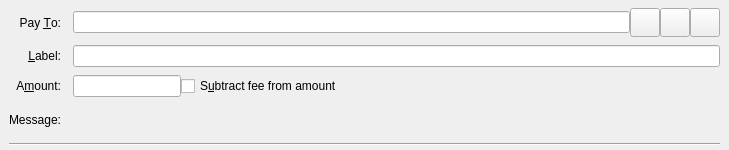
<?xml version="1.0" encoding="UTF-8"?>
<ui version="4.0">
 <class>SendCoinsEntry</class>
 <widget class="QStackedWidget" name="SendCoinsEntry">
  <property name="geometry">
   <rect>
    <x>0</x>
    <y>0</y>
    <width>729</width>
    <height>150</height>
   </rect>
  </property>
  <property name="focusPolicy">
   <enum>Qt::TabFocus</enum>
  </property>
  <property name="autoFillBackground">
   <bool>false</bool>
  </property>
  <widget class="QFrame" name="SendCoins">
   <property name="toolTip">
    <string>This is a normal payment.</string>
   </property>
   <property name="frameShape">
    <enum>QFrame::NoFrame</enum>
   </property>
   <layout class="QGridLayout" name="gridLayout">
    <property name="topMargin">
     <number>8</number>
    </property>
    <property name="bottomMargin">
     <number>4</number>
    </property>
    <property name="horizontalSpacing">
     <number>12</number>
    </property>
    <property name="verticalSpacing">
     <number>8</number>
    </property>
    <item row="0" column="0">
     <widget class="QLabel" name="payToLabel">
      <property name="text">
       <string>Pay &amp;To:</string>
      </property>
      <property name="alignment">
       <set>Qt::AlignRight|Qt::AlignTrailing|Qt::AlignVCenter</set>
      </property>
      <property name="buddy">
       <cstring>payTo</cstring>
      </property>
     </widget>
    </item>
    <item row="0" column="1">
     <layout class="QHBoxLayout" name="payToLayout">
      <property name="spacing">
       <number>0</number>
      </property>
      <item>
       <widget class="QValidatedLineEdit" name="payTo">
        <property name="toolTip">
         <string>The BTCr address to send the payment to</string>
        </property>
       </widget>
      </item>
      <item>
       <widget class="QToolButton" name="addressBookButton">
        <property name="toolTip">
         <string>Choose previously used address</string>
        </property>
        <property name="text">
         <string/>
        </property>
        <property name="iconSize">
         <size>
          <width>22</width>
          <height>22</height>
         </size>
        </property>
        <property name="shortcut">
         <string>Alt+A</string>
        </property>
       </widget>
      </item>
      <item>
       <widget class="QToolButton" name="pasteButton">
        <property name="toolTip">
         <string>Paste address from clipboard</string>
        </property>
        <property name="text">
         <string/>
        </property>
        <property name="iconSize">
         <size>
          <width>22</width>
          <height>22</height>
         </size>
        </property>
        <property name="shortcut">
         <string>Alt+P</string>
        </property>
       </widget>
      </item>
      <item>
       <widget class="QToolButton" name="deleteButton">
        <property name="toolTip">
         <string>Remove this entry</string>
        </property>
        <property name="text">
         <string/>
        </property>
        <property name="iconSize">
         <size>
          <width>22</width>
          <height>22</height>
         </size>
        </property>
       </widget>
      </item>
     </layout>
    </item>
    <item row="1" column="0">
     <widget class="QLabel" name="labellLabel">
      <property name="text">
       <string>&amp;Label:</string>
      </property>
      <property name="alignment">
       <set>Qt::AlignRight|Qt::AlignTrailing|Qt::AlignVCenter</set>
      </property>
      <property name="buddy">
       <cstring>addAsLabel</cstring>
      </property>
     </widget>
    </item>
    <item row="1" column="1">
     <widget class="QLineEdit" name="addAsLabel">
      <property name="toolTip">
       <string>Enter a label for this address to add it to the list of used addresses</string>
      </property>
     </widget>
    </item>
    <item row="2" column="0">
     <widget class="QLabel" name="amountLabel">
      <property name="text">
       <string>A&amp;mount:</string>
      </property>
      <property name="alignment">
       <set>Qt::AlignRight|Qt::AlignTrailing|Qt::AlignVCenter</set>
      </property>
      <property name="buddy">
       <cstring>payAmount</cstring>
      </property>
     </widget>
    </item>
    <item row="2" column="1">
     <layout class="QHBoxLayout" name="horizontalLayoutAmount" stretch="0,1">
      <item>
       <widget class="BTCrAmountField" name="payAmount"/>
      </item>
      <item>
       <widget class="QCheckBox" name="checkboxSubtractFeeFromAmount">
        <property name="toolTip">
         <string>The fee will be deducted from the amount being sent. The recipient will receive a lower amount of BTCr than you enter in the amount field. If multiple recipients are selected, the fee is split equally.</string>
        </property>
        <property name="text">
         <string>S&amp;ubtract fee from amount</string>
        </property>
       </widget>
      </item>
     </layout>
    </item>
    <item row="3" column="0">
     <widget class="QLabel" name="messageLabel">
      <property name="text">
       <string>Message:</string>
      </property>
      <property name="alignment">
       <set>Qt::AlignRight|Qt::AlignTrailing|Qt::AlignVCenter</set>
      </property>
     </widget>
    </item>
    <item row="3" column="1">
     <widget class="QLabel" name="messageTextLabel">
      <property name="toolTip">
       <string>A message that was attached to the btcr: URI which will be stored with the transaction for your reference. Note: This message will not be sent over the BTCr network.</string>
      </property>
      <property name="textFormat">
       <enum>Qt::PlainText</enum>
      </property>
     </widget>
    </item>
    <item row="4" column="0" colspan="2">
     <widget class="Line" name="line">
      <property name="orientation">
       <enum>Qt::Horizontal</enum>
      </property>
     </widget>
    </item>
   </layout>
  </widget>
  <widget class="QFrame" name="SendCoins_UnauthenticatedPaymentRequest">
   <property name="palette">
    <palette>
     <active>
      <colorrole role="WindowText">
       <brush brushstyle="SolidPattern">
        <color alpha="255">
         <red>0</red>
         <green>0</green>
         <blue>0</blue>
        </color>
       </brush>
      </colorrole>
      <colorrole role="Button">
       <brush brushstyle="SolidPattern">
        <color alpha="255">
         <red>255</red>
         <green>255</green>
         <blue>127</blue>
        </color>
       </brush>
      </colorrole>
      <colorrole role="Light">
       <brush brushstyle="SolidPattern">
        <color alpha="255">
         <red>255</red>
         <green>255</green>
         <blue>255</blue>
        </color>
       </brush>
      </colorrole>
      <colorrole role="Midlight">
       <brush brushstyle="SolidPattern">
        <color alpha="255">
         <red>255</red>
         <green>255</green>
         <blue>191</blue>
        </color>
       </brush>
      </colorrole>
      <colorrole role="Dark">
       <brush brushstyle="SolidPattern">
        <color alpha="255">
         <red>127</red>
         <green>127</green>
         <blue>63</blue>
        </color>
       </brush>
      </colorrole>
      <colorrole role="Mid">
       <brush brushstyle="SolidPattern">
        <color alpha="255">
         <red>170</red>
         <green>170</green>
         <blue>84</blue>
        </color>
       </brush>
      </colorrole>
      <colorrole role="Text">
       <brush brushstyle="SolidPattern">
        <color alpha="255">
         <red>0</red>
         <green>0</green>
         <blue>0</blue>
        </color>
       </brush>
      </colorrole>
      <colorrole role="BrightText">
       <brush brushstyle="SolidPattern">
        <color alpha="255">
         <red>255</red>
         <green>255</green>
         <blue>255</blue>
        </color>
       </brush>
      </colorrole>
      <colorrole role="ButtonText">
       <brush brushstyle="SolidPattern">
        <color alpha="255">
         <red>0</red>
         <green>0</green>
         <blue>0</blue>
        </color>
       </brush>
      </colorrole>
      <colorrole role="Base">
       <brush brushstyle="SolidPattern">
        <color alpha="255">
         <red>255</red>
         <green>255</green>
         <blue>255</blue>
        </color>
       </brush>
      </colorrole>
      <colorrole role="Window">
       <brush brushstyle="SolidPattern">
        <color alpha="255">
         <red>255</red>
         <green>255</green>
         <blue>127</blue>
        </color>
       </brush>
      </colorrole>
      <colorrole role="Shadow">
       <brush brushstyle="SolidPattern">
        <color alpha="255">
         <red>0</red>
         <green>0</green>
         <blue>0</blue>
        </color>
       </brush>
      </colorrole>
      <colorrole role="AlternateBase">
       <brush brushstyle="SolidPattern">
        <color alpha="255">
         <red>255</red>
         <green>255</green>
         <blue>191</blue>
        </color>
       </brush>
      </colorrole>
      <colorrole role="ToolTipBase">
       <brush brushstyle="SolidPattern">
        <color alpha="255">
         <red>255</red>
         <green>255</green>
         <blue>220</blue>
        </color>
       </brush>
      </colorrole>
      <colorrole role="ToolTipText">
       <brush brushstyle="SolidPattern">
        <color alpha="255">
         <red>0</red>
         <green>0</green>
         <blue>0</blue>
        </color>
       </brush>
      </colorrole>
     </active>
     <inactive>
      <colorrole role="WindowText">
       <brush brushstyle="SolidPattern">
        <color alpha="255">
         <red>0</red>
         <green>0</green>
         <blue>0</blue>
        </color>
       </brush>
      </colorrole>
      <colorrole role="Button">
       <brush brushstyle="SolidPattern">
        <color alpha="255">
         <red>255</red>
         <green>255</green>
         <blue>127</blue>
        </color>
       </brush>
      </colorrole>
      <colorrole role="Light">
       <brush brushstyle="SolidPattern">
        <color alpha="255">
         <red>255</red>
         <green>255</green>
         <blue>255</blue>
        </color>
       </brush>
      </colorrole>
      <colorrole role="Midlight">
       <brush brushstyle="SolidPattern">
        <color alpha="255">
         <red>255</red>
         <green>255</green>
         <blue>191</blue>
        </color>
       </brush>
      </colorrole>
      <colorrole role="Dark">
       <brush brushstyle="SolidPattern">
        <color alpha="255">
         <red>127</red>
         <green>127</green>
         <blue>63</blue>
        </color>
       </brush>
      </colorrole>
      <colorrole role="Mid">
       <brush brushstyle="SolidPattern">
        <color alpha="255">
         <red>170</red>
         <green>170</green>
         <blue>84</blue>
        </color>
       </brush>
      </colorrole>
      <colorrole role="Text">
       <brush brushstyle="SolidPattern">
        <color alpha="255">
         <red>0</red>
         <green>0</green>
         <blue>0</blue>
        </color>
       </brush>
      </colorrole>
      <colorrole role="BrightText">
       <brush brushstyle="SolidPattern">
        <color alpha="255">
         <red>255</red>
         <green>255</green>
         <blue>255</blue>
        </color>
       </brush>
      </colorrole>
      <colorrole role="ButtonText">
       <brush brushstyle="SolidPattern">
        <color alpha="255">
         <red>0</red>
         <green>0</green>
         <blue>0</blue>
        </color>
       </brush>
      </colorrole>
      <colorrole role="Base">
       <brush brushstyle="SolidPattern">
        <color alpha="255">
         <red>255</red>
         <green>255</green>
         <blue>255</blue>
        </color>
       </brush>
      </colorrole>
      <colorrole role="Window">
       <brush brushstyle="SolidPattern">
        <color alpha="255">
         <red>255</red>
         <green>255</green>
         <blue>127</blue>
        </color>
       </brush>
      </colorrole>
      <colorrole role="Shadow">
       <brush brushstyle="SolidPattern">
        <color alpha="255">
         <red>0</red>
         <green>0</green>
         <blue>0</blue>
        </color>
       </brush>
      </colorrole>
      <colorrole role="AlternateBase">
       <brush brushstyle="SolidPattern">
        <color alpha="255">
         <red>255</red>
         <green>255</green>
         <blue>191</blue>
        </color>
       </brush>
      </colorrole>
      <colorrole role="ToolTipBase">
       <brush brushstyle="SolidPattern">
        <color alpha="255">
         <red>255</red>
         <green>255</green>
         <blue>220</blue>
        </color>
       </brush>
      </colorrole>
      <colorrole role="ToolTipText">
       <brush brushstyle="SolidPattern">
        <color alpha="255">
         <red>0</red>
         <green>0</green>
         <blue>0</blue>
        </color>
       </brush>
      </colorrole>
     </inactive>
     <disabled>
      <colorrole role="WindowText">
       <brush brushstyle="SolidPattern">
        <color alpha="255">
         <red>127</red>
         <green>127</green>
         <blue>63</blue>
        </color>
       </brush>
      </colorrole>
      <colorrole role="Button">
       <brush brushstyle="SolidPattern">
        <color alpha="255">
         <red>255</red>
         <green>255</green>
         <blue>127</blue>
        </color>
       </brush>
      </colorrole>
      <colorrole role="Light">
       <brush brushstyle="SolidPattern">
        <color alpha="255">
         <red>255</red>
         <green>255</green>
         <blue>255</blue>
        </color>
       </brush>
      </colorrole>
      <colorrole role="Midlight">
       <brush brushstyle="SolidPattern">
        <color alpha="255">
         <red>255</red>
         <green>255</green>
         <blue>191</blue>
        </color>
       </brush>
      </colorrole>
      <colorrole role="Dark">
       <brush brushstyle="SolidPattern">
        <color alpha="255">
         <red>127</red>
         <green>127</green>
         <blue>63</blue>
        </color>
       </brush>
      </colorrole>
      <colorrole role="Mid">
       <brush brushstyle="SolidPattern">
        <color alpha="255">
         <red>170</red>
         <green>170</green>
         <blue>84</blue>
        </color>
       </brush>
      </colorrole>
      <colorrole role="Text">
       <brush brushstyle="SolidPattern">
        <color alpha="255">
         <red>127</red>
         <green>127</green>
         <blue>63</blue>
        </color>
       </brush>
      </colorrole>
      <colorrole role="BrightText">
       <brush brushstyle="SolidPattern">
        <color alpha="255">
         <red>255</red>
         <green>255</green>
         <blue>255</blue>
        </color>
       </brush>
      </colorrole>
      <colorrole role="ButtonText">
       <brush brushstyle="SolidPattern">
        <color alpha="255">
         <red>127</red>
         <green>127</green>
         <blue>63</blue>
        </color>
       </brush>
      </colorrole>
      <colorrole role="Base">
       <brush brushstyle="SolidPattern">
        <color alpha="255">
         <red>255</red>
         <green>255</green>
         <blue>127</blue>
        </color>
       </brush>
      </colorrole>
      <colorrole role="Window">
       <brush brushstyle="SolidPattern">
        <color alpha="255">
         <red>255</red>
         <green>255</green>
         <blue>127</blue>
        </color>
       </brush>
      </colorrole>
      <colorrole role="Shadow">
       <brush brushstyle="SolidPattern">
        <color alpha="255">
         <red>0</red>
         <green>0</green>
         <blue>0</blue>
        </color>
       </brush>
      </colorrole>
      <colorrole role="AlternateBase">
       <brush brushstyle="SolidPattern">
        <color alpha="255">
         <red>255</red>
         <green>255</green>
         <blue>127</blue>
        </color>
       </brush>
      </colorrole>
      <colorrole role="ToolTipBase">
       <brush brushstyle="SolidPattern">
        <color alpha="255">
         <red>255</red>
         <green>255</green>
         <blue>220</blue>
        </color>
       </brush>
      </colorrole>
      <colorrole role="ToolTipText">
       <brush brushstyle="SolidPattern">
        <color alpha="255">
         <red>0</red>
         <green>0</green>
         <blue>0</blue>
        </color>
       </brush>
      </colorrole>
     </disabled>
    </palette>
   </property>
   <property name="toolTip">
    <string>This is an unauthenticated payment request.</string>
   </property>
   <property name="autoFillBackground">
    <bool>true</bool>
   </property>
   <property name="frameShape">
    <enum>QFrame::NoFrame</enum>
   </property>
   <layout class="QGridLayout" name="gridLayout_is">
    <property name="spacing">
     <number>12</number>
    </property>
    <item row="0" column="0">
     <widget class="QLabel" name="payToLabel_is">
      <property name="text">
       <string>Pay To:</string>
      </property>
      <property name="alignment">
       <set>Qt::AlignRight|Qt::AlignTrailing|Qt::AlignVCenter</set>
      </property>
     </widget>
    </item>
    <item row="0" column="1">
     <layout class="QHBoxLayout" name="payToLayout_is">
      <property name="spacing">
       <number>0</number>
      </property>
      <item>
       <widget class="QLabel" name="payTo_is"/>
      </item>
      <item>
       <widget class="QToolButton" name="deleteButton_is">
        <property name="toolTip">
         <string>Remove this entry</string>
        </property>
        <property name="text">
         <string/>
        </property>
       </widget>
      </item>
     </layout>
    </item>
    <item row="1" column="0">
     <widget class="QLabel" name="memoLabel_is">
      <property name="text">
       <string>Memo:</string>
      </property>
      <property name="alignment">
       <set>Qt::AlignRight|Qt::AlignTrailing|Qt::AlignVCenter</set>
      </property>
     </widget>
    </item>
    <item row="1" column="1">
     <widget class="QLabel" name="memoTextLabel_is">
      <property name="textFormat">
       <enum>Qt::PlainText</enum>
      </property>
     </widget>
    </item>
    <item row="2" column="0">
     <widget class="QLabel" name="amountLabel_is">
      <property name="text">
       <string>A&amp;mount:</string>
      </property>
      <property name="alignment">
       <set>Qt::AlignRight|Qt::AlignTrailing|Qt::AlignVCenter</set>
      </property>
      <property name="buddy">
       <cstring>payAmount_is</cstring>
      </property>
     </widget>
    </item>
    <item row="2" column="1">
     <widget class="BTCrAmountField" name="payAmount_is">
      <property name="acceptDrops">
       <bool>false</bool>
      </property>
     </widget>
    </item>
   </layout>
  </widget>
  <widget class="QFrame" name="SendCoins_AuthenticatedPaymentRequest">
   <property name="palette">
    <palette>
     <active>
      <colorrole role="WindowText">
       <brush brushstyle="SolidPattern">
        <color alpha="255">
         <red>0</red>
         <green>0</green>
         <blue>0</blue>
        </color>
       </brush>
      </colorrole>
      <colorrole role="Button">
       <brush brushstyle="SolidPattern">
        <color alpha="255">
         <red>140</red>
         <green>232</green>
         <blue>119</blue>
        </color>
       </brush>
      </colorrole>
      <colorrole role="Light">
       <brush brushstyle="SolidPattern">
        <color alpha="255">
         <red>230</red>
         <green>255</green>
         <blue>224</blue>
        </color>
       </brush>
      </colorrole>
      <colorrole role="Midlight">
       <brush brushstyle="SolidPattern">
        <color alpha="255">
         <red>185</red>
         <green>243</green>
         <blue>171</blue>
        </color>
       </brush>
      </colorrole>
      <colorrole role="Dark">
       <brush brushstyle="SolidPattern">
        <color alpha="255">
         <red>70</red>
         <green>116</green>
         <blue>59</blue>
        </color>
       </brush>
      </colorrole>
      <colorrole role="Mid">
       <brush brushstyle="SolidPattern">
        <color alpha="255">
         <red>93</red>
         <green>155</green>
         <blue>79</blue>
        </color>
       </brush>
      </colorrole>
      <colorrole role="Text">
       <brush brushstyle="SolidPattern">
        <color alpha="255">
         <red>0</red>
         <green>0</green>
         <blue>0</blue>
        </color>
       </brush>
      </colorrole>
      <colorrole role="BrightText">
       <brush brushstyle="SolidPattern">
        <color alpha="255">
         <red>155</red>
         <green>255</green>
         <blue>147</blue>
        </color>
       </brush>
      </colorrole>
      <colorrole role="ButtonText">
       <brush brushstyle="SolidPattern">
        <color alpha="255">
         <red>0</red>
         <green>0</green>
         <blue>0</blue>
        </color>
       </brush>
      </colorrole>
      <colorrole role="Base">
       <brush brushstyle="SolidPattern">
        <color alpha="255">
         <red>119</red>
         <green>255</green>
         <blue>233</blue>
        </color>
       </brush>
      </colorrole>
      <colorrole role="Window">
       <brush brushstyle="SolidPattern">
        <color alpha="255">
         <red>140</red>
         <green>232</green>
         <blue>119</blue>
        </color>
       </brush>
      </colorrole>
      <colorrole role="Shadow">
       <brush brushstyle="SolidPattern">
        <color alpha="255">
         <red>0</red>
         <green>0</green>
         <blue>0</blue>
        </color>
       </brush>
      </colorrole>
      <colorrole role="AlternateBase">
       <brush brushstyle="SolidPattern">
        <color alpha="255">
         <red>197</red>
         <green>243</green>
         <blue>187</blue>
        </color>
       </brush>
      </colorrole>
      <colorrole role="NoRole">
       <brush brushstyle="SolidPattern">
        <color alpha="255">
         <red>125</red>
         <green>194</green>
         <blue>122</blue>
        </color>
       </brush>
      </colorrole>
      <colorrole role="ToolTipBase">
       <brush brushstyle="SolidPattern">
        <color alpha="255">
         <red>255</red>
         <green>255</green>
         <blue>220</blue>
        </color>
       </brush>
      </colorrole>
      <colorrole role="ToolTipText">
       <brush brushstyle="SolidPattern">
        <color alpha="255">
         <red>0</red>
         <green>0</green>
         <blue>0</blue>
        </color>
       </brush>
      </colorrole>
     </active>
     <inactive>
      <colorrole role="WindowText">
       <brush brushstyle="SolidPattern">
        <color alpha="255">
         <red>0</red>
         <green>0</green>
         <blue>0</blue>
        </color>
       </brush>
      </colorrole>
      <colorrole role="Button">
       <brush brushstyle="SolidPattern">
        <color alpha="255">
         <red>140</red>
         <green>232</green>
         <blue>119</blue>
        </color>
       </brush>
      </colorrole>
      <colorrole role="Light">
       <brush brushstyle="SolidPattern">
        <color alpha="255">
         <red>230</red>
         <green>255</green>
         <blue>224</blue>
        </color>
       </brush>
      </colorrole>
      <colorrole role="Midlight">
       <brush brushstyle="SolidPattern">
        <color alpha="255">
         <red>185</red>
         <green>243</green>
         <blue>171</blue>
        </color>
       </brush>
      </colorrole>
      <colorrole role="Dark">
       <brush brushstyle="SolidPattern">
        <color alpha="255">
         <red>70</red>
         <green>116</green>
         <blue>59</blue>
        </color>
       </brush>
      </colorrole>
      <colorrole role="Mid">
       <brush brushstyle="SolidPattern">
        <color alpha="255">
         <red>93</red>
         <green>155</green>
         <blue>79</blue>
        </color>
       </brush>
      </colorrole>
      <colorrole role="Text">
       <brush brushstyle="SolidPattern">
        <color alpha="255">
         <red>0</red>
         <green>0</green>
         <blue>0</blue>
        </color>
       </brush>
      </colorrole>
      <colorrole role="BrightText">
       <brush brushstyle="SolidPattern">
        <color alpha="255">
         <red>155</red>
         <green>255</green>
         <blue>147</blue>
        </color>
       </brush>
      </colorrole>
      <colorrole role="ButtonText">
       <brush brushstyle="SolidPattern">
        <color alpha="255">
         <red>0</red>
         <green>0</green>
         <blue>0</blue>
        </color>
       </brush>
      </colorrole>
      <colorrole role="Base">
       <brush brushstyle="SolidPattern">
        <color alpha="255">
         <red>119</red>
         <green>255</green>
         <blue>233</blue>
        </color>
       </brush>
      </colorrole>
      <colorrole role="Window">
       <brush brushstyle="SolidPattern">
        <color alpha="255">
         <red>140</red>
         <green>232</green>
         <blue>119</blue>
        </color>
       </brush>
      </colorrole>
      <colorrole role="Shadow">
       <brush brushstyle="SolidPattern">
        <color alpha="255">
         <red>0</red>
         <green>0</green>
         <blue>0</blue>
        </color>
       </brush>
      </colorrole>
      <colorrole role="AlternateBase">
       <brush brushstyle="SolidPattern">
        <color alpha="255">
         <red>197</red>
         <green>243</green>
         <blue>187</blue>
        </color>
       </brush>
      </colorrole>
      <colorrole role="NoRole">
       <brush brushstyle="SolidPattern">
        <color alpha="255">
         <red>125</red>
         <green>194</green>
         <blue>122</blue>
        </color>
       </brush>
      </colorrole>
      <colorrole role="ToolTipBase">
       <brush brushstyle="SolidPattern">
        <color alpha="255">
         <red>255</red>
         <green>255</green>
         <blue>220</blue>
        </color>
       </brush>
      </colorrole>
      <colorrole role="ToolTipText">
       <brush brushstyle="SolidPattern">
        <color alpha="255">
         <red>0</red>
         <green>0</green>
         <blue>0</blue>
        </color>
       </brush>
      </colorrole>
     </inactive>
     <disabled>
      <colorrole role="WindowText">
       <brush brushstyle="SolidPattern">
        <color alpha="255">
         <red>70</red>
         <green>116</green>
         <blue>59</blue>
        </color>
       </brush>
      </colorrole>
      <colorrole role="Button">
       <brush brushstyle="SolidPattern">
        <color alpha="255">
         <red>140</red>
         <green>232</green>
         <blue>119</blue>
        </color>
       </brush>
      </colorrole>
      <colorrole role="Light">
       <brush brushstyle="SolidPattern">
        <color alpha="255">
         <red>230</red>
         <green>255</green>
         <blue>224</blue>
        </color>
       </brush>
      </colorrole>
      <colorrole role="Midlight">
       <brush brushstyle="SolidPattern">
        <color alpha="255">
         <red>185</red>
         <green>243</green>
         <blue>171</blue>
        </color>
       </brush>
      </colorrole>
      <colorrole role="Dark">
       <brush brushstyle="SolidPattern">
        <color alpha="255">
         <red>70</red>
         <green>116</green>
         <blue>59</blue>
        </color>
       </brush>
      </colorrole>
      <colorrole role="Mid">
       <brush brushstyle="SolidPattern">
        <color alpha="255">
         <red>93</red>
         <green>155</green>
         <blue>79</blue>
        </color>
       </brush>
      </colorrole>
      <colorrole role="Text">
       <brush brushstyle="SolidPattern">
        <color alpha="255">
         <red>70</red>
         <green>116</green>
         <blue>59</blue>
        </color>
       </brush>
      </colorrole>
      <colorrole role="BrightText">
       <brush brushstyle="SolidPattern">
        <color alpha="255">
         <red>155</red>
         <green>255</green>
         <blue>147</blue>
        </color>
       </brush>
      </colorrole>
      <colorrole role="ButtonText">
       <brush brushstyle="SolidPattern">
        <color alpha="255">
         <red>70</red>
         <green>116</green>
         <blue>59</blue>
        </color>
       </brush>
      </colorrole>
      <colorrole role="Base">
       <brush brushstyle="SolidPattern">
        <color alpha="255">
         <red>140</red>
         <green>232</green>
         <blue>119</blue>
        </color>
       </brush>
      </colorrole>
      <colorrole role="Window">
       <brush brushstyle="SolidPattern">
        <color alpha="255">
         <red>140</red>
         <green>232</green>
         <blue>119</blue>
        </color>
       </brush>
      </colorrole>
      <colorrole role="Shadow">
       <brush brushstyle="SolidPattern">
        <color alpha="255">
         <red>0</red>
         <green>0</green>
         <blue>0</blue>
        </color>
       </brush>
      </colorrole>
      <colorrole role="AlternateBase">
       <brush brushstyle="SolidPattern">
        <color alpha="255">
         <red>140</red>
         <green>232</green>
         <blue>119</blue>
        </color>
       </brush>
      </colorrole>
      <colorrole role="NoRole">
       <brush brushstyle="SolidPattern">
        <color alpha="255">
         <red>125</red>
         <green>194</green>
         <blue>122</blue>
        </color>
       </brush>
      </colorrole>
      <colorrole role="ToolTipBase">
       <brush brushstyle="SolidPattern">
        <color alpha="255">
         <red>255</red>
         <green>255</green>
         <blue>220</blue>
        </color>
       </brush>
      </colorrole>
      <colorrole role="ToolTipText">
       <brush brushstyle="SolidPattern">
        <color alpha="255">
         <red>0</red>
         <green>0</green>
         <blue>0</blue>
        </color>
       </brush>
      </colorrole>
     </disabled>
    </palette>
   </property>
   <property name="toolTip">
    <string>This is an authenticated payment request.</string>
   </property>
   <property name="autoFillBackground">
    <bool>true</bool>
   </property>
   <property name="frameShape">
    <enum>QFrame::NoFrame</enum>
   </property>
   <layout class="QGridLayout" name="gridLayout_s">
    <property name="spacing">
     <number>12</number>
    </property>
    <item row="0" column="0">
     <widget class="QLabel" name="payToLabel_s">
      <property name="text">
       <string>Pay To:</string>
      </property>
      <property name="alignment">
       <set>Qt::AlignRight|Qt::AlignTrailing|Qt::AlignVCenter</set>
      </property>
     </widget>
    </item>
    <item row="0" column="1">
     <layout class="QHBoxLayout" name="payToLayout_s">
      <property name="spacing">
       <number>0</number>
      </property>
      <item>
       <widget class="QLabel" name="payTo_s">
        <property name="textFormat">
         <enum>Qt::PlainText</enum>
        </property>
       </widget>
      </item>
      <item>
       <widget class="QToolButton" name="deleteButton_s">
        <property name="toolTip">
         <string>Remove this entry</string>
        </property>
        <property name="text">
         <string/>
        </property>
       </widget>
      </item>
     </layout>
    </item>
    <item row="1" column="0">
     <widget class="QLabel" name="memoLabel_s">
      <property name="text">
       <string>Memo:</string>
      </property>
      <property name="alignment">
       <set>Qt::AlignRight|Qt::AlignTrailing|Qt::AlignVCenter</set>
      </property>
     </widget>
    </item>
    <item row="1" column="1">
     <widget class="QLabel" name="memoTextLabel_s">
      <property name="textFormat">
       <enum>Qt::PlainText</enum>
      </property>
     </widget>
    </item>
    <item row="2" column="0">
     <widget class="QLabel" name="amountLabel_s">
      <property name="text">
       <string>A&amp;mount:</string>
      </property>
      <property name="alignment">
       <set>Qt::AlignRight|Qt::AlignTrailing|Qt::AlignVCenter</set>
      </property>
      <property name="buddy">
       <cstring>payAmount_s</cstring>
      </property>
     </widget>
    </item>
    <item row="2" column="1">
     <widget class="BTCrAmountField" name="payAmount_s">
      <property name="acceptDrops">
       <bool>false</bool>
      </property>
     </widget>
    </item>
   </layout>
  </widget>
 </widget>
 <customwidgets>
  <customwidget>
   <class>QValidatedLineEdit</class>
   <extends>QLineEdit</extends>
   <header>qvalidatedlineedit.h</header>
  </customwidget>
  <customwidget>
   <class>BTCrAmountField</class>
   <extends>QLineEdit</extends>
   <header>btcramountfield.h</header>
  </customwidget>
 </customwidgets>
 <tabstops>
  <tabstop>payTo</tabstop>
  <tabstop>addressBookButton</tabstop>
  <tabstop>pasteButton</tabstop>
  <tabstop>deleteButton</tabstop>
  <tabstop>addAsLabel</tabstop>
  <tabstop>payAmount</tabstop>
  <tabstop>payAmount_is</tabstop>
  <tabstop>deleteButton_is</tabstop>
  <tabstop>payAmount_s</tabstop>
  <tabstop>deleteButton_s</tabstop>
 </tabstops>
 <resources>
  <include location="../btcr.qrc"/>
 </resources>
 <connections/>
</ui>
